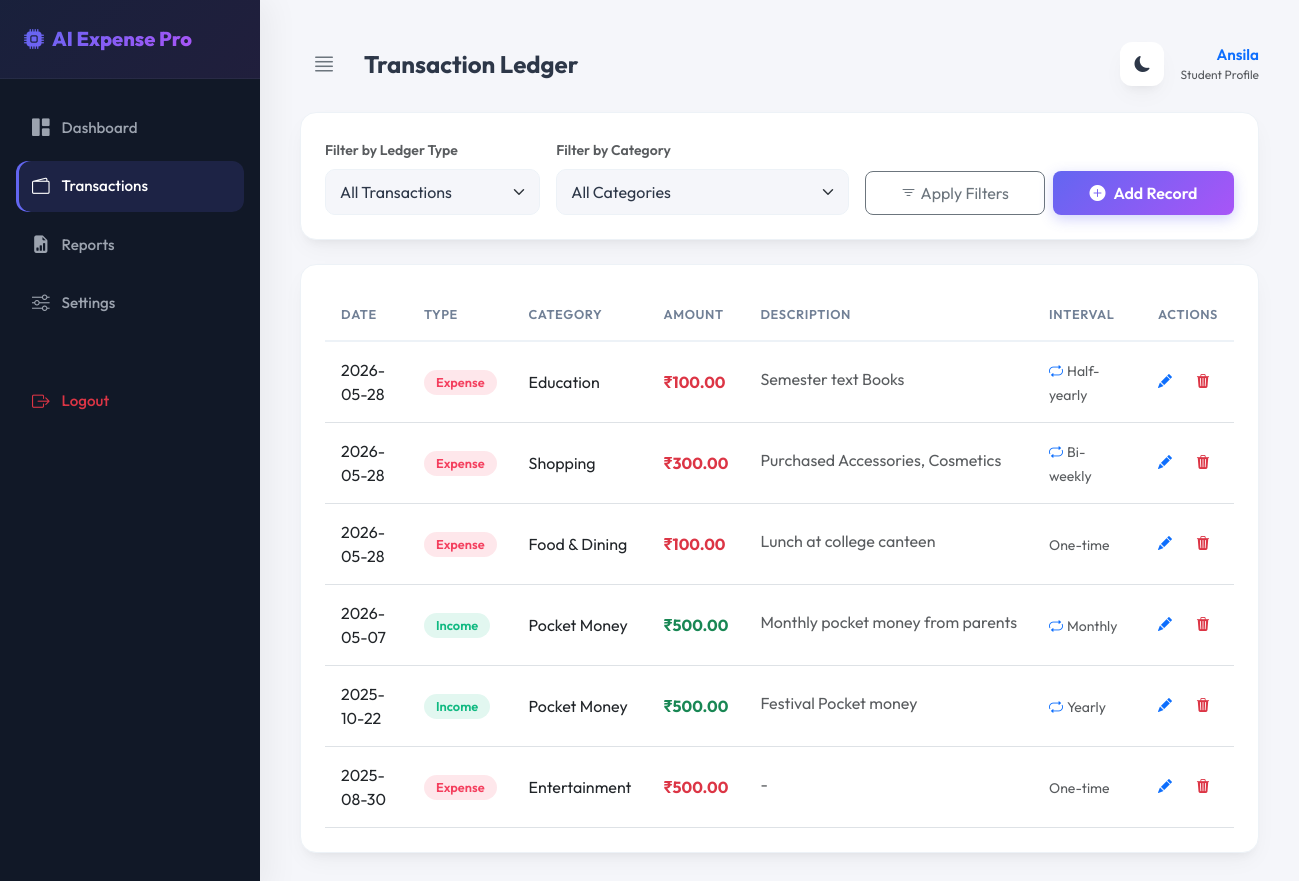
The page /transactions (signed in) on the database its author committed.
### tables this page shows
CREATE TABLE users (
    id INTEGER PRIMARY KEY AUTOINCREMENT,
    username TEXT UNIQUE NOT NULL,
    email TEXT UNIQUE NOT NULL,
    password_hash TEXT NOT NULL,
    persona TEXT NOT NULL CHECK(persona IN ('Student', 'Employee', 'Doctor', 'Business Owner', 'Housewife', 'Middle-Class Family', 'Lower-Income User', 'Other')),
    monthly_budget REAL DEFAULT 0.0,
    created_at TIMESTAMP DEFAULT CURRENT_TIMESTAMP
);

CREATE TABLE transactions (
    id INTEGER PRIMARY KEY AUTOINCREMENT,
    user_id INTEGER NOT NULL,
    category_id INTEGER NOT NULL,
    type TEXT NOT NULL CHECK(type IN ('income', 'expense', 'debt', 'credit')),
    amount REAL NOT NULL CHECK(amount > 0),
    date DATE NOT NULL,
    description TEXT,
    frequency TEXT NOT NULL CHECK(frequency IN ('daily', 'weekly', 'bi-weekly', 'monthly', 'quarterly', 'half-yearly', 'yearly', 'one-time')),
    is_recurring INTEGER DEFAULT 0 CHECK(is_recurring IN (0, 1)),
    created_at TIMESTAMP DEFAULT CURRENT_TIMESTAMP,
    FOREIGN KEY(user_id) REFERENCES users(id) ON DELETE CASCADE,
    FOREIGN KEY(category_id) REFERENCES categories(id) ON DELETE RESTRICT
);

CREATE TABLE categories (
    id INTEGER PRIMARY KEY AUTOINCREMENT,
    name TEXT NOT NULL,
    type TEXT NOT NULL CHECK(type IN ('income', 'expense')),
    is_custom INTEGER DEFAULT 0 CHECK(is_custom IN (0, 1)),
    created_by INTEGER,
    FOREIGN KEY(created_by) REFERENCES users(id) ON DELETE CASCADE
);

### main.py (the view)
@app.get("/transactions", response_class=HTMLResponse)
async def transactions_page(request: Request, type_filter: str = None, category_filter: str = None):
    user = get_session_user(request)
    if not user:
        return RedirectResponse(url="/login", status_code=303)
    category_id = None
    if category_filter and category_filter.strip():
        try:
            category_id = int(category_filter)
        except ValueError:
            category_id = None
    categories = database.get_user_selected_categories(user["id"])
    income_cats = [cat for cat in categories if cat["type"] == "income"]
    expense_cats = [cat for cat in categories if cat["type"] == "expense"]
    transactions = database.get_user_transactions(
        user["id"],
        type_filter=type_filter,
        category_id=category_id
    )
    return templates.TemplateResponse(
        request=request,
        name="transactions.html",
        context={
            "user": user,
            "transactions": transactions,
            "income_cats": income_cats,
            "expense_cats": expense_cats,
            "categories": categories,
            "type_filter": type_filter,
            "category_filter": category_id
        }
    )

### templates/transactions.html (shortened to what this page needs)
{% extends "base.html" %}
{% block page_title %}Transaction Ledger{% endblock %}
{% block content %}
<div class="container-fluid p-0">
    <div class="glass-card mb-4">
        <form action="/transactions" method="GET" class="row g-3 align-items-end">
            <div class="col-md-3">
                <label for="type_filter" class="form-label small fw-semibold text-muted">Filter by Ledger Type</label>
                <select class="form-select" id="type_filter" name="type_filter">
                    <option value="">All Transactions</option>
                </select>
            </div>
            <div class="col-md-4">
                <label for="category_filter" class="form-label small fw-semibold text-muted">Filter by Category</label>
                <select class="form-select" id="category_filter" name="category_filter">
                    <option value="">All Categories</option>
                </select>
            </div>
            <div class="col-md-5 d-flex gap-2">
                <button type="submit" class="btn btn-outline-secondary w-50 py-2.5 rounded-3"><i class="bi bi-filter me-1"></i>Apply Filters</button>
                <button type="button" class="btn btn-primary-gradient w-50 py-2.5 rounded-3" data-bs-toggle="modal" data-bs-target="#addTransactionModal">
                    <i class="bi bi-plus-circle-fill me-2"></i>Add Record
                </button>
            </div>
        </form>
    </div>
    <div class="glass-card mb-0">
        <div class="table-responsive">
            <table class="table custom-table">
                <thead>
                    <tr>
                        <th>Date</th>
                        <th>Type</th>
                        <th>Category</th>
                        <th>Amount</th>
                        <th>Description</th>
                        <th>Interval</th>
                        <th class="text-end">Actions</th>
                    </tr>
                </thead>
                <tbody>
                    {% for tx in transactions %}
                    <tr>
                        <td>{{ tx.date }}</td>
                        <td>
                            <span class="badge {% if tx.type == 'income' %}badge-income{% elif tx.type == 'expense' %}badge-expense{% elif tx.type == 'debt' %}badge-debt{% else %}badge-credit{% endif %}">
                                {{ tx.type.capitalize() }}
                            </span>
                        </td>
                        <td>{{ tx.category_name }}</td>
                        <td class="fw-bold {% if tx.type == 'income' or tx.type == 'credit' %}text-success{% else %}text-danger{% endif %}">
                            ₹{{ "{:,.2f}".format(tx.amount) }}
                        </td>
                        <td><span class="text-truncate d-inline-block text-muted" style="max-width: 260px;" title="{{ tx.description }}">{{ tx.description or '-' }}</span></td>
                        <td>
                            <span class="text-muted small">
                                {% if tx.is_recurring %}
                                <i class="bi bi-repeat text-primary me-1" title="Recurring Payment"></i>{{ tx.frequency.capitalize() }}
                                {% else %}
                                One-time
                                {% endif %}
                            </span>
                        </td>
                        <td class="text-end">
                            <div class="d-inline-flex gap-2">
                                <button type="button" class="btn btn-sm btn-outline-primary border-0 rounded-pill px-2.5"
                                        data-bs-toggle="modal" data-bs-target="#editTransactionModal"
                                        onclick="prepareEditModal('{{ tx.id }}', '{{ tx.type }}', '{{ tx.category_id }}', '{{ tx.amount }}', '{{ tx.date }}', '{{ tx.description | replace('\'', '\\\'') }}', '{{ tx.frequency }}', '{{ tx.is_recurring }}')">
                                    <i class="bi bi-pencil-fill"></i>
                                </button>
                                <form action="/transactions/delete/{{ tx.id }}" method="POST" onsubmit="return confirm('Delete this record permanently?');">
                                    <button type="submit" class="btn btn-sm btn-outline-danger border-0 rounded-pill px-2.5">
                                        <i class="bi bi-trash3-fill"></i>
                                    </button>
                                </form>
                            </div>
                        </td>
                    </tr>
                    {% endfor %}
                </tbody>
            </table>
        </div>
    </div>
</div>
{% endblock %}

### templates/base.html (shortened to what this page needs)
<!DOCTYPE html>
<html lang="en">
<head>
    <link href="https://cdn.jsdelivr.net/npm/bootstrap@5.3.0/dist/css/bootstrap.min.css" rel="stylesheet">
    <link rel="stylesheet" href="https://cdn.jsdelivr.net/npm/bootstrap-icons@1.10.5/font/bootstrap-icons.css">
    <link rel="stylesheet" href="/static/css/style.css">
</head>
<body>
    <div class="wrapper">
        <nav id="sidebar">
            <div class="sidebar-header d-flex align-items-center justify-content-between">
                <div>
                    <span class="logo-text"><i class="bi bi-cpu-fill me-2"></i>AI Expense Pro</span>
                </div>
            </div>
            <ul class="list-unstyled components">
                <li class="{% if request.url.path == '/dashboard' %}active{% endif %}">
                    <a href="/dashboard"><i class="bi bi-grid-1x2-fill"></i> <span>Dashboard</span></a>
                </li>
                <li class="{% if request.url.path == '/transactions' %}active{% endif %}">
                    <a href="/transactions"><i class="bi bi-wallet2"></i> <span>Transactions</span></a>
                </li>
                <li class="{% if request.url.path == '/reports' %}active{% endif %}">
                    <a href="/reports"><i class="bi bi-file-earmark-bar-graph-fill"></i> <span>Reports</span></a>
                </li>
                <li class="{% if request.url.path == '/settings' %}active{% endif %}">
                    <a href="/settings"><i class="bi bi-sliders"></i> <span>Settings</span></a>
                </li>
                <li class="mt-5">
                    <a href="/logout" class="text-danger"><i class="bi bi-box-arrow-right text-danger"></i> <span>Logout</span></a>
                </li>
            </ul>
        </nav>
        <div id="content">
            <nav class="navbar navbar-expand-lg navbar-light bg-transparent p-0 mb-4">
                <div class="container-fluid p-0">
                    <button type="button" id="sidebarCollapse" class="btn btn-outline-secondary border-0 me-3">
                        <i class="bi bi-justify fs-4"></i>
                    </button>
                    <h4 class="mb-0 fw-bold">{% block page_title %}Dashboard Overview{% endblock %}</h4>
                    <div class="ms-auto d-flex align-items-center gap-3">
                        <button class="theme-switch border-0" id="themeToggle" title="Toggle Theme">
                        </button>
                        <div class="d-none d-md-flex flex-column align-items-end text-end">
                            <span class="fw-semibold text-primary" style="font-size: 0.95rem;">{{ request.session.get('username') }}</span>
                            <span class="text-muted" style="font-size: 0.75rem;">{{ user.persona if user else 'General User' }} Profile</span>
                        </div>
                    </div>
                </div>
            </nav>
            {% block content %}{% endblock %}
        </div>
    </div>
</body>
</html>

### static/css/style.css (style rules this page uses)
:root { --bg-primary: #f5f6fa; --bg-secondary: #ffffff; --text-primary: #2d3748; --text-secondary: #718096; --border-color: #edf2f7; --primary-color: #6366f1; --primary-hover: #4f46e5; --primary-gradient: linear-gradient(135deg, #6366f1 0%, #a855f7 100%); --accent-color: #f43f5e; --success-color: #10b981; --warning-color: #f59e0b; --sidebar-bg: #111827; --sidebar-text: #9ca3af; --sidebar-active-text: #ffffff; --sidebar-active-bg: rgba(99, 102, 241, 0.15); --card-shadow: 0 10px 25px -5px rgba(0, 0, 0, 0.05), 0 8px 10px -6px rgba(0, 0, 0, 0.05); --glass-bg: rgba(255, 255, 255, 0.85); --glass-border: rgba(255, 255, 255, 0.5); --card-radius: 16px; --font-sans: 'Outfit', -apple-system, BlinkMacSystemFont, "Segoe UI", Roboto, sans-serif; }
* { margin: 0; padding: 0; box-sizing: border-box; font-family: var(--font-sans); transition: background-color 0.3s ease, border-color 0.3s ease, color 0.15s ease; }
body { background-color: var(--bg-primary); color: var(--text-primary); overflow-x: hidden; min-height: 100vh; }
.wrapper { display: flex; width: 100%; align-items: stretch; }
#sidebar { min-width: 260px; max-width: 260px; background-color: var(--sidebar-bg); color: var(--sidebar-text); min-height: 100vh; z-index: 999; box-shadow: 10px 0 30px rgba(0, 0, 0, 0.05); position: fixed; height: 100%; }
#sidebar .sidebar-header { padding: 24px; border-bottom: 1px solid rgba(255, 255, 255, 0.05); background: linear-gradient(135deg, rgba(99, 102, 241, 0.1) 0%, rgba(168, 85, 247, 0.1) 100%); }
#sidebar .logo-text { font-size: 1.25rem; font-weight: 800; background: var(--primary-gradient); -webkit-background-clip: text; -webkit-text-fill-color: transparent; }
#sidebar ul.components { padding: 24px 16px; }
#sidebar ul li { margin-bottom: 8px; list-style: none; }
#sidebar ul li a { padding: 12px 16px; font-size: 0.95rem; display: flex; align-items: center; gap: 12px; color: var(--sidebar-text); text-decoration: none; border-radius: 12px; font-weight: 500; }
#sidebar ul li a i { font-size: 1.1rem; }
#sidebar ul li.active > a { color: var(--sidebar-active-text); background: var(--sidebar-active-bg); box-shadow: inset 3px 0 0 var(--primary-color); }
#content { width: 100%; padding: 40px; min-height: 100vh; margin-left: 260px; }
.glass-card { background: var(--bg-secondary); border: 1px solid var(--border-color); border-radius: var(--card-radius); box-shadow: var(--card-shadow); padding: 24px; margin-bottom: 24px; position: relative; overflow: hidden; }
.theme-switch { background: var(--bg-secondary); border: 1px solid var(--border-color); width: 44px; height: 44px; border-radius: 12px; display: flex; align-items: center; justify-content: center; cursor: pointer; box-shadow: var(--card-shadow); color: var(--text-primary); }
.custom-table { width: 100%; margin-bottom: 0; color: var(--text-primary); }
.custom-table th { background-color: transparent; border-top: none; border-bottom: 2px solid var(--border-color) !important; color: var(--text-secondary); font-weight: 600; text-transform: uppercase; font-size: 0.8rem; letter-spacing: 0.05em; padding: 16px; }
.custom-table td { padding: 16px; vertical-align: middle; border-top: 1px solid var(--border-color); }
.badge-income { background-color: rgba(16, 185, 129, 0.12); color: var(--success-color); padding: 6px 12px; border-radius: 30px; font-weight: 600; font-size: 0.8rem; }
.badge-expense { background-color: rgba(244, 63, 94, 0.12); color: var(--accent-color); padding: 6px 12px; border-radius: 30px; font-weight: 600; font-size: 0.8rem; }
.form-control, .form-select { background-color: var(--bg-primary); border: 1px solid var(--border-color); color: var(--text-primary); border-radius: 10px; padding: 10px 14px; }
.btn-primary-gradient { background: var(--primary-gradient); border: none; color: white; font-weight: 600; padding: 10px 24px; border-radius: 12px; box-shadow: 0 4px 14px rgba(99, 102, 241, 0.3); }

### rows shown on the page
users: session.get "Ansila", persona "Student"
transactions: date "2026-05-28", type "Expense", category_name "Education", amount "100.00", description "Semester text Books", frequency "Half-yearly"
transactions: date "2026-05-28", type "Expense", category_name "Shopping", amount "300.00", description "Purchased Accessories, Cosmetics", frequency "Bi-weekly"
transactions: date "2026-05-28", type "Expense", category_name "Food & Dining", amount "100.00", description "Lunch at college canteen", is_recurring "One-time"
transactions: date "2026-05-07", type "Income", category_name "Pocket Money", amount "500.00", description "Monthly pocket money from parents", frequency "Monthly"
transactions: date "2025-10-22", type "Income", category_name "Pocket Money", amount "500.00", description "Festival Pocket money", frequency "Yearly"
transactions: date "2025-08-30", type "Expense", category_name "Entertainment", amount "500.00", description "-", is_recurring "One-time"
